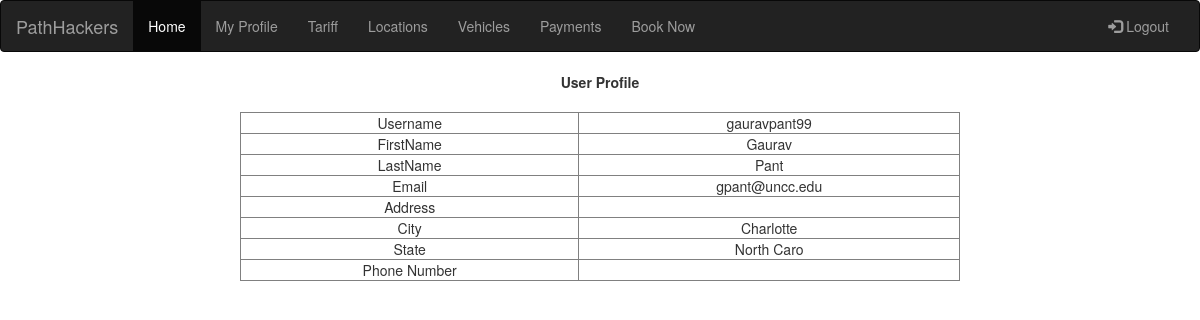
The page /PathHackers/PathHackers/myprofile.php (signed in) on the database its author committed.
### tables this page shows
CREATE TABLE `users` (
  `id` int(11) NOT NULL,
  `username` varchar(20) NOT NULL,
  `password` varchar(40) DEFAULT NULL,
  `fName` varchar(20) NOT NULL,
  `lName` varchar(20) NOT NULL,
  `role` int(11) NOT NULL,
  `emailId` varchar(20) DEFAULT NULL,
  `address` varchar(20) DEFAULT NULL,
  `state` varchar(10) DEFAULT NULL,
  `city` varchar(10) DEFAULT NULL,
  `phoneNumber` int(11) DEFAULT NULL,
  `zipCode` int(11) DEFAULT NULL,
  `country` varchar(20) DEFAULT NULL,
  `isActive` varchar(10) NOT NULL,
  `lastLogin` timestamp NOT NULL DEFAULT CURRENT_TIMESTAMP,
  `dateJoined` date NOT NULL
);

### PathHackers/PathHackers/session.php (called while the page is built, shortened)
<?php
$user_check=$_SESSION['user'];
?>

### PathHackers/PathHackers/myprofile.php (the view, shortened to what this page needs)
<!DOCTYPE html>
<html lang="en">
<head>
  <link rel="stylesheet" href="http://maxcdn.bootstrapcdn.com/bootstrap/3.3.6/css/bootstrap.min.css">
</head>
<body>
<nav class="navbar navbar-inverse">
  <div class="container-fluid">
    <div class="navbar-header">
      <a class="navbar-brand" href="home.php">PathHackers</a>
    </div>
    <div class="collapse navbar-collapse" id="myNavbar">
      <ul class="nav navbar-nav">
        <li class="active"><a href="Home.php">Home</a></li>
        <li><a href="myprofile.php">My Profile</a></li>
        <li><a href="tariff.php">Tariff</a></li>
        <li><a href="locations.php">Locations</a></li>
        <li><a href="vehicles.php">Vehicles</a></li>
        <li><a href="Payments.php">Payments</a></li>
		<li><a href="booking.php">Book Now</a></li>
      </ul>
      <ul class="nav navbar-nav navbar-right">
        <li><a href="logout.php"><span class="glyphicon glyphicon-log-in"></span> Logout</a></li>
      </ul>
    </div>
  </div>
</nav>
<?php
include('session.php');
$servername = "localhost";
$username = "root";
$password = "";
$dbname = "parking";
$conn = new mysqli($servername, $username, $password, $dbname);
$sql = "SELECT UserName, FName, LName, EmailID,Address, City, State,PhoneNumber FROM users where id=$user_check";
$result = $conn->query($sql);
if ($result->num_rows > 0) {
     while($row = $result->fetch_assoc()) {
         echo "<table border='0' align=Center width=80%>
		 <tr> <td colspan=2 align=Center><b>User Profile</b></td> </tr>
		 <tr><td><br></td></tr>
		 </table>
		 <table border=1 width=60% align= Center>
		 <tr><td align=Center>Username</td><td align=Center> ". $row["UserName"]. "</td></tr>
		 <tr><td align=Center>FirstName</td><td align=Center>" .$row["FName"] ."</td></tr>
		 <tr><td align=Center>LastName</td><td align=Center>" .$row["LName"] ."</td></tr>
		 <tr><td align=Center>Email</td><td align=Center>" . $row["EmailID"] . "</td></tr>
		 <tr><td align=Center>Address</td><td align=Center>" .$row["Address"] ."</td></tr>
		 <tr><td align=Center>City</td><td align=Center>" .$row["City"] ."</td></tr>
		 <tr><td align=Center>State</td><td align=Center>" .$row["State"] ."</td></tr>
		 <tr><td align=Center>Phone Number</td><td align=Center>" .$row["PhoneNumber"] ."</td></tr>
  </table>";
     }
} else {
     echo "Profile not found. Please contact Administrator";
}
?>
</body>
</html>

### rows shown on the page
users: username "gauravpant99", fName "Gaurav", lName "Pant", emailId "gpant@uncc.edu", city "Charlotte", state "North Caro"
